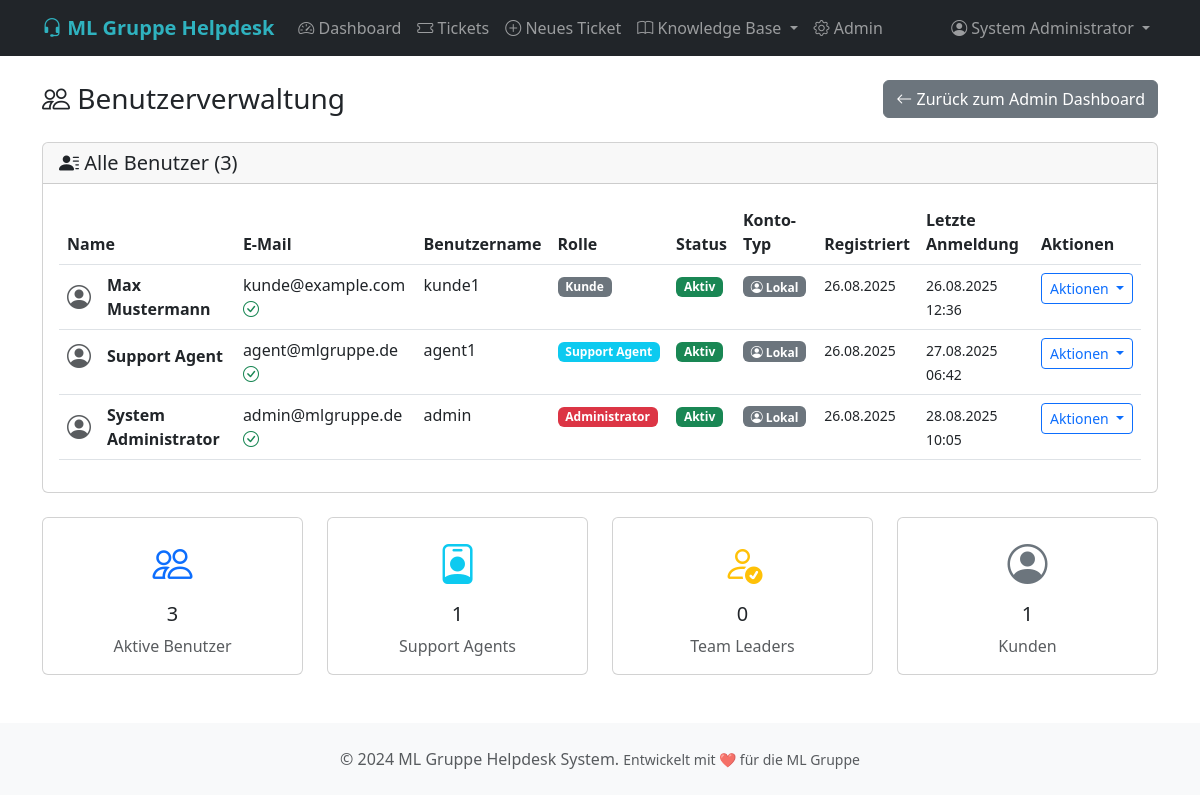
/admin/users (signed in), run on an earlier commit of the app's database.
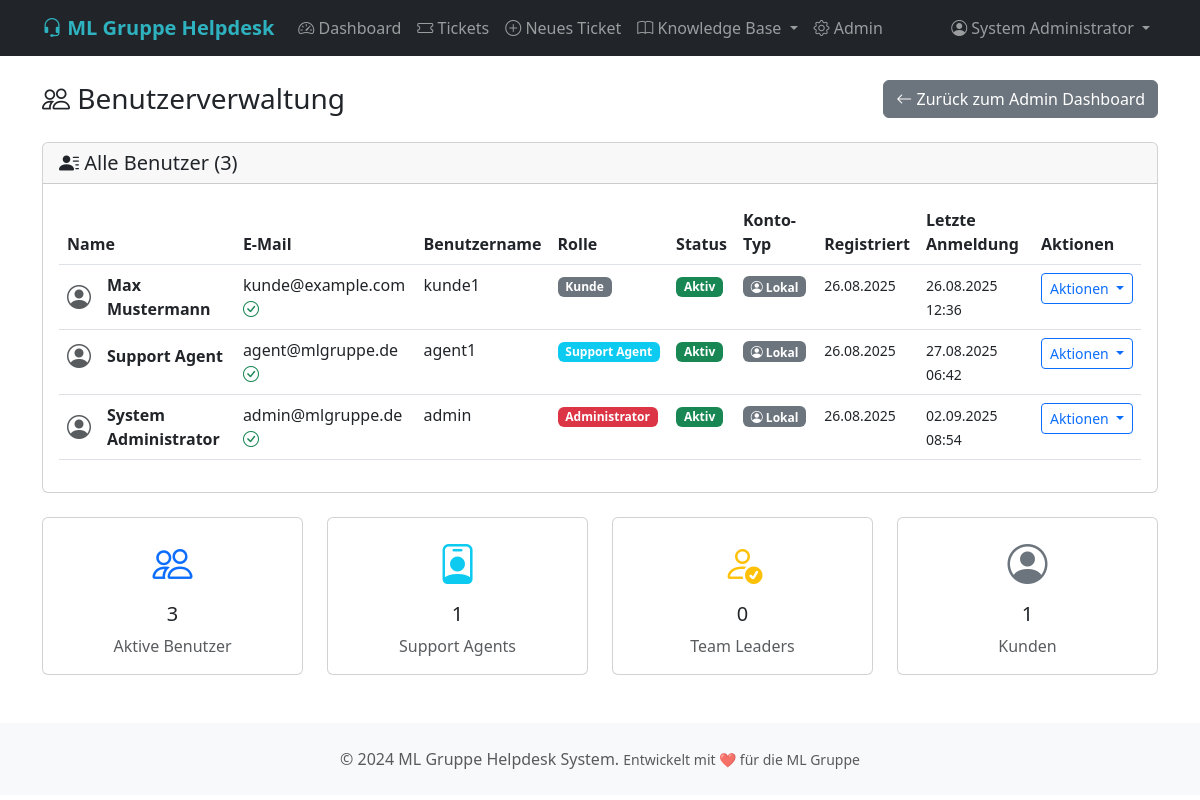
And on a later commit of the database.
### app/models/user.py (models this page shows, shortened)
class User(UserMixin, db.Model):
    __tablename__ = 'users'
    id = db.Column(db.Integer, primary_key=True)
    username = db.Column(db.String(80), unique=True, nullable=False, index=True)
    email = db.Column(db.String(120), unique=True, nullable=False, index=True)
    password_hash = db.Column(db.String(255))
    first_name = db.Column(db.String(100), nullable=False)
    last_name = db.Column(db.String(100), nullable=False)
    role = db.Column(db.String(20), nullable=False, default='customer', index=True)
    microsoft_id = db.Column(db.String(100), unique=True, nullable=True)
    microsoft_token = db.Column(db.Text, nullable=True)
    phone = db.Column(db.String(20))
    department = db.Column(db.String(100))
    location = db.Column(db.String(100))
    is_active = db.Column(db.Boolean, default=True, index=True)
    email_verified = db.Column(db.Boolean, default=False)
    last_login = db.Column(db.DateTime, default=datetime.utcnow)
    created_at = db.Column(db.DateTime, default=datetime.utcnow, index=True)
    updated_at = db.Column(db.DateTime, default=datetime.utcnow, onupdate=datetime.utcnow)
    created_tickets = db.relationship('Ticket', foreign_keys='Ticket.created_by', backref='creator', lazy='dynamic')
    assigned_tickets = db.relationship('Ticket', foreign_keys='Ticket.assigned_to', backref='assignee', lazy='dynamic')
    comments = db.relationship('TicketComment', backref='author', lazy='dynamic')
    audit_logs = db.relationship('AuditLog', backref='user', lazy='dynamic')
    @property
    def full_name(self):
        return f"{self.first_name} {self.last_name}"

### app/admin/routes.py (the view)
@bp.route('/users')
@login_required
@admin_required
def manage_users():
    users = User.query.order_by(User.created_at.desc()).all()
    return render_template('admin/users.html', users=users)

### app/__init__.py (called while the page is built)
@login_manager.user_loader
def load_user(user_id):
    from app.models.user import User
    return User.query.get(int(user_id))

### app/templates/admin/users.html (shortened to what the changed rows need)
{% extends "base.html" %}
{% block content %}
<div class="d-flex justify-content-between align-items-center mb-4">
    <h1 class="h3 mb-0">
        <i class="bi bi-people"></i> Benutzerverwaltung
    </h1>
</div>
<div class="card">
    <div class="card-body">
        {% if users %}
            <div class="table-responsive">
                <table class="table">
                    <thead>
                        <tr>
                            <th>Name</th>
                            <th>E-Mail</th>
                            <th>Benutzername</th>
                            <th>Rolle</th>
                            <th>Status</th>
                            <th>Konto-Typ</th>
                            <th>Registriert</th>
                            <th>Letzte Anmeldung</th>
                            <th>Aktionen</th>
                        </tr>
                    </thead>
                    <tbody>
                        {% for user in users %}
                        <tr>
                            <td>
                                <div class="d-flex align-items-center">
                                    <div class="me-3">
                                        <i class="bi bi-person-circle fs-4 text-muted"></i>
                                    </div>
                                    <div>
                                        <div class="fw-bold">{{ user.full_name }}</div>
                                    </div>
                                </div>
                            </td>
                            <td>
                                {{ user.email }}
                                {% if user.email_verified %}
                                    <i class="bi bi-check-circle text-success" title="Verifiziert"></i>
                                {% else %}
                                    <i class="bi bi-exclamation-circle text-warning" title="Nicht verifiziert"></i>
                                {% endif %}
                            </td>
                            <td>{{ user.username }}</td>
                            <td>
                                {% if user.role == 'admin' %}
                                    <span class="badge bg-danger">Administrator</span>
                                {% elif user.role == 'team_leader' %}
                                    <span class="badge bg-warning">Team Leader</span>
                                {% elif user.role == 'support_agent' %}
                                    <span class="badge bg-info">Support Agent</span>
                                {% elif user.role == 'customer' %}
                                    <span class="badge bg-secondary">Kunde</span>
                                {% else %}
                                    <span class="badge bg-light text-dark">{{ user.role.title() }}</span>
                                {% endif %}
                            </td>
                            <td>
                                {% if user.is_active %}
                                    <span class="badge bg-success">Aktiv</span>
                                {% else %}
                                    <span class="badge bg-danger">Inaktiv</span>
                                {% endif %}
                            </td>
                            <td>
                                {% if user.microsoft_id %}
                                    <span class="badge bg-primary">
                                        <i class="bi bi-microsoft"></i> Microsoft
                                    </span>
                                {% else %}
                                    <span class="badge bg-secondary">
                                        <i class="bi bi-person-circle"></i> Lokal
                                    </span>
                                {% endif %}
                            </td>
                            <td>
                                <small>{{ user.created_at.strftime('%d.%m.%Y') }}</small>
                            </td>
                            <td>
                                {% if user.last_login %}
                                    <small>{{ user.last_login.strftime('%d.%m.%Y %H:%M') }}</small>
                                {% else %}
                                    <small class="text-muted">Nie</small>
                                {% endif %}
                            </td>
                            <td>
                                <div class="btn-group" role="group">
                                    <button type="button" class="btn btn-sm btn-outline-primary dropdown-toggle" data-bs-toggle="dropdown">
                                        Aktionen
                                    </button>
                                </div>
                            </td>
                        </tr>
                        {% endfor %}
                    </tbody>
                </table>
            </div>
        {% else %}
            <div class="text-center py-5">
                <i class="bi bi-people fs-1 text-muted"></i>
                <h4 class="text-muted mt-3">Keine Benutzer gefunden</h4>
                <p class="text-muted">Es sind keine Benutzer im System registriert.</p>
            </div>
        {% endif %}
    </div>
</div>
{% endblock %}

### app/templates/base.html (shortened to what this page needs)
<!DOCTYPE html>
<html lang="de">
<head>
    <link href="https://cdn.jsdelivr.net/npm/bootstrap@5.3.0/dist/css/bootstrap.min.css" rel="stylesheet">
    <link href="https://cdn.jsdelivr.net/npm/bootstrap-icons@1.11.0/font/bootstrap-icons.css" rel="stylesheet">
</head>
<body>
    <nav class="navbar navbar-expand-lg navbar-dark bg-dark">
        <div class="container">
            <a class="navbar-brand" href="{{ url_for('main.index') }}">
                <i class="bi bi-headset"></i> ML Gruppe Helpdesk
            </a>
            <div class="collapse navbar-collapse" id="navbarNav">
                <ul class="navbar-nav me-auto">
                    {% if current_user.is_authenticated %}
                        {% if current_user.role in ['admin', 'team_leader', 'support_agent'] %}
                            <li class="nav-item">
                                <a class="nav-link" href="{{ url_for('tickets.dashboard') }}">
                                    <i class="bi bi-speedometer2"></i> Dashboard
                                </a>
                            </li>
                            <li class="nav-item">
                                <a class="nav-link" href="{{ url_for('tickets.list_tickets') }}">
                                    <i class="bi bi-ticket"></i> Tickets
                                </a>
                            </li>
                        {% endif %}
                        <li class="nav-item">
                            <a class="nav-link" href="{{ url_for('tickets.create_ticket') }}">
                                <i class="bi bi-plus-circle"></i> Neues Ticket
                            </a>
                        </li>
                        <li class="nav-item dropdown">
                            <a class="nav-link dropdown-toggle" href="#" id="knowledgeDropdown" role="button" data-bs-toggle="dropdown">
                                <i class="bi bi-book"></i> Knowledge Base
                            </a>
                        </li>
                        {% if current_user.role == 'admin' %}
                            <li class="nav-item">
                                <a class="nav-link" href="{{ url_for('admin.dashboard') }}">
                                    <i class="bi bi-gear"></i> Admin
                                </a>
                            </li>
                        {% endif %}
                    {% endif %}
                </ul>
                <ul class="navbar-nav">
                    {% if current_user.is_authenticated %}
                        <li class="nav-item dropdown">
                            <a class="nav-link dropdown-toggle" href="#" id="navbarDropdown" role="button" data-bs-toggle="dropdown">
                                <i class="bi bi-person-circle"></i> {{ current_user.full_name }}
                            </a>
                        </li>
                    {% else %}
                        <li class="nav-item">
                            <a class="nav-link" href="{{ url_for('auth.login') }}">
                                <i class="bi bi-box-arrow-in-right"></i> Anmelden
                            </a>
                        </li>
                    {% endif %}
                </ul>
            </div>
        </div>
    </nav>
    <main class="container mt-4">
        {% block content %}{% endblock %}
    </main>
    <footer class="bg-light mt-5 py-4">
        <div class="container text-center">
            <p class="text-muted mb-0">
                &copy; 2024 ML Gruppe Helpdesk System.
                <small>Entwickelt mit ❤️ für die ML Gruppe</small>
            </p>
        </div>
    </footer>
</body>
</html>

What changed in the data, as far as the page shows it:
changed User "System Administrator": last_login "28.08.2025 10:05" → "02.09.2025 08:54"
